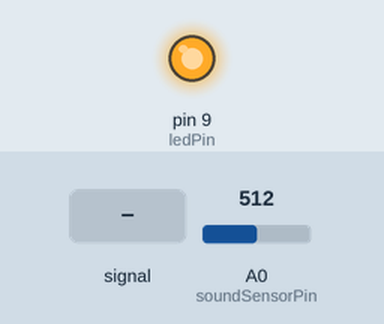
A sketch run on a simulated Arduino Uno, built with avr-gcc and run on an emulated ATmega328P. On the bench: output pins drawn as LEDs (lit = HIGH). The inputs (shaded band) are chosen by the test bench; at power-on: A0 (soundSensorPin) = 512.

Above: at 1.2 s.
1.3 s: A0 (soundSensorPin) fed a 200 Hz sine of ±460 counts around its level
At 2.5 s:
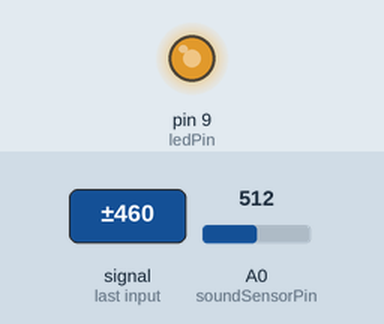
2.8 s: A0 (soundSensorPin) set to 716
At 3.4 s:
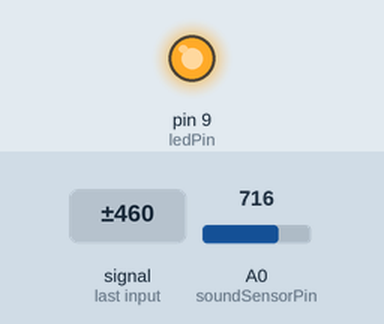
Timing chart, 0 to 5.8 s (numbered marks = the images above; inputs shaded):
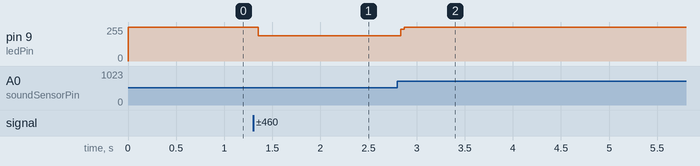

The sketch:

sketch.ino
```cpp
const int soundSensorPin = A0; // Sound sensor pin
const int ledPin = 9;           // LED pin

void setup() {
  pinMode(ledPin, OUTPUT);
}

void loop() {
  int sensorValue = analogRead(soundSensorPin);
  if (sensorValue > 200) { // Adjust the threshold as needed
    digitalWrite(ledPin, HIGH); // Turn on LED
  } else {
    digitalWrite(ledPin, LOW); // Turn off LED
  }
}
```

Measured:
- after the input at 1.3 s, pin 9 (ledPin): 255/255 → 188/255 after 0.05 s
- after the input at 2.8 s, pin 9 (ledPin): 188/255 → 255/255 at once
